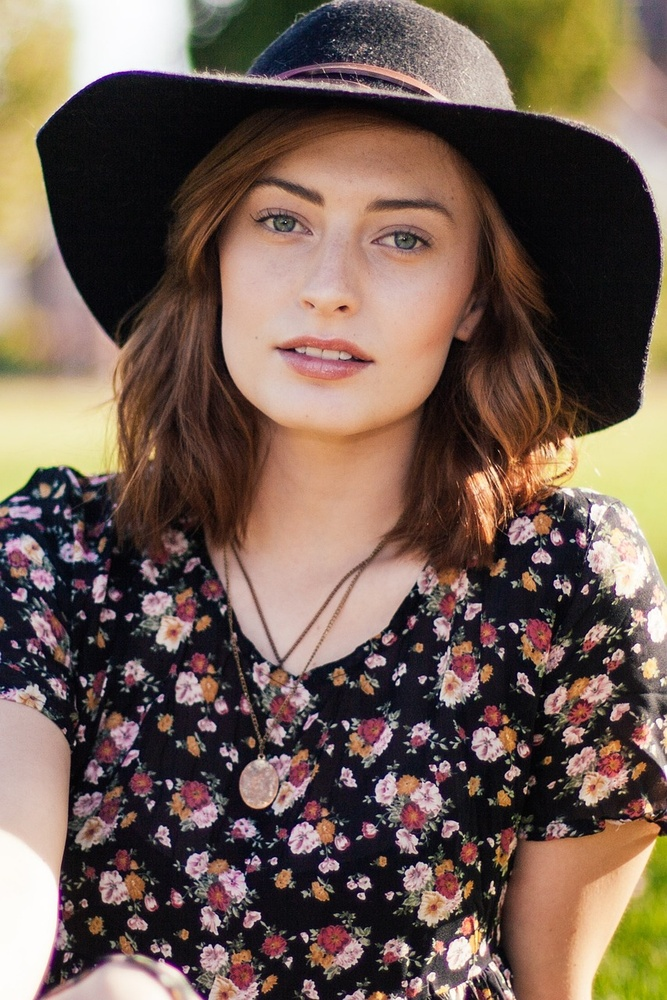
%> input picture matlab_kodları/woman.jpg, 667 x 1000 px, shrunk from 854 x 1280 before the run
$ octave u.m   (GNU Octave 9; MATLAB toolbox functions it lacks are replaced by stand-ins)
%> lines starting %> are read from the running program, lines starting %| are printed output that depends on the picture
orjinalresim = imread('woman.jpg');
%> orjinalresim is the input picture: size 1000x667x3 uint8; mean R, G, B 113.4, 93.4, 82.1
griresim = rgb2gray(orjinalresim);
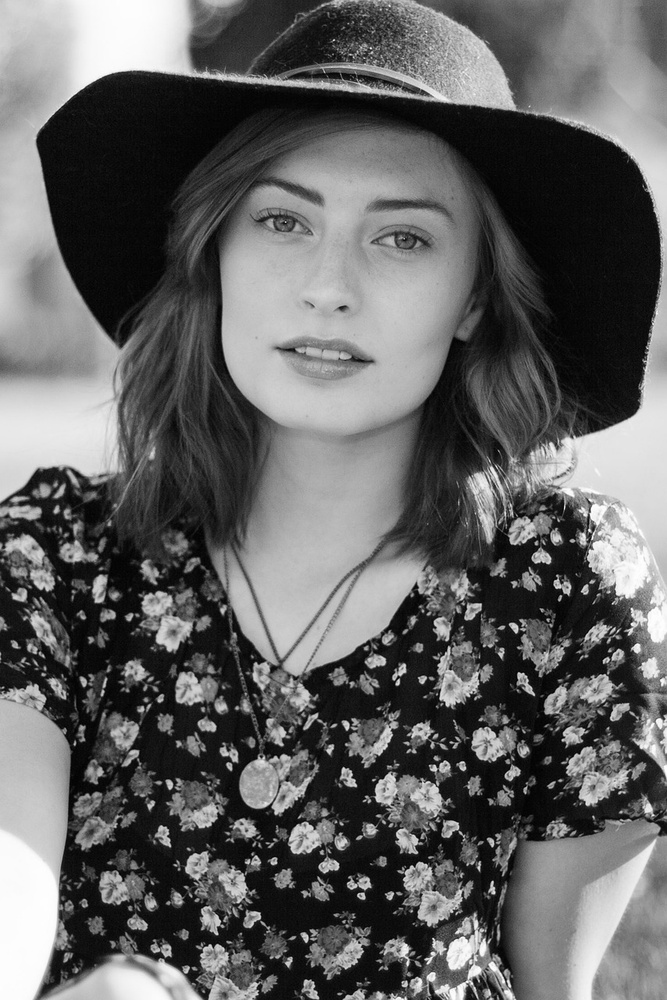
%> griresim: size 1000x667 uint8; min 0, max 255, mean 98.1
yeni_min = 0.3;
yeni_max = 0.7;
kontrastliresim = imadjust(griresim, [min(griresim(:))/255, max(griresim(:))/255], [yeni_min, yeni_max]);
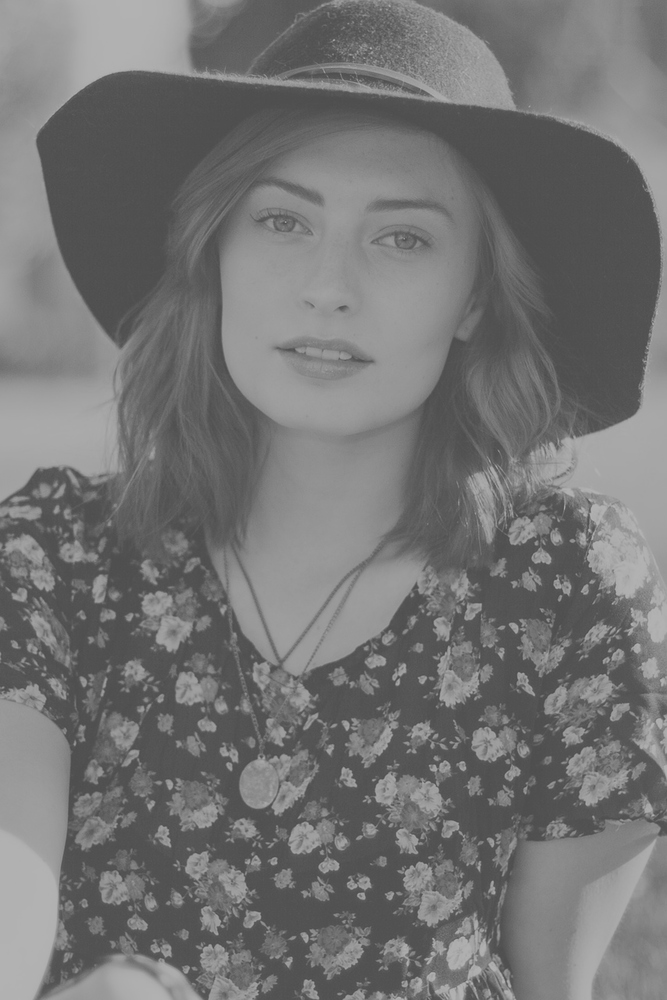
%> kontrastliresim: size 1000x667 uint8; min 77, max 179, mean 115.8
figure; subplot(1, 2, 1); imshow(griresim); title(' Gri Görüntü');
subplot(1, 2, 2); imshow(kontrastliresim); title('Kontrast Ayarlanmış Görüntü');

$ run again, with matlab_kodları/Plaka.jpg copied over matlab_kodları/woman.jpg
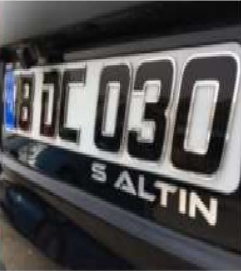
%> input picture matlab_kodları/Plaka.jpg, 241 x 271 px
%> orjinalresim is the input picture: size 271x241x3 uint8; mean R, G, B 82.2, 81.2, 81.8
%> `kontrastliresim = imadjust(griresim, [min(griresim(:))/255, max(grires..`:
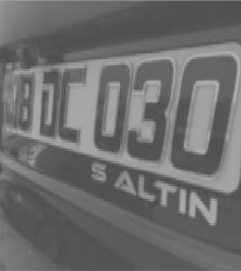
%> kontrastliresim: size 271x241 uint8; min 77, max 177, mean 109.2

$ run again, with matlab_kodları/cat.jpg copied over matlab_kodları/woman.jpg
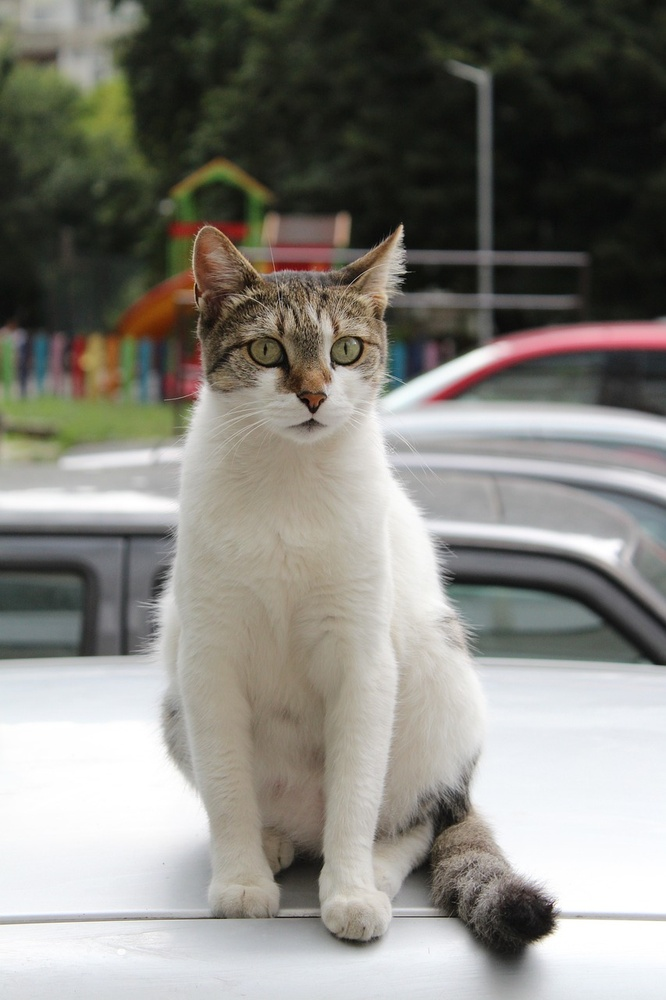
%> input picture matlab_kodları/cat.jpg, 666 x 1000 px, shrunk from 853 x 1280 before the run
%> orjinalresim is the input picture: size 1000x666x3 uint8; mean R, G, B 133.1, 131.6, 125.1
%> `griresim = rgb2gray(orjinalresim);`:
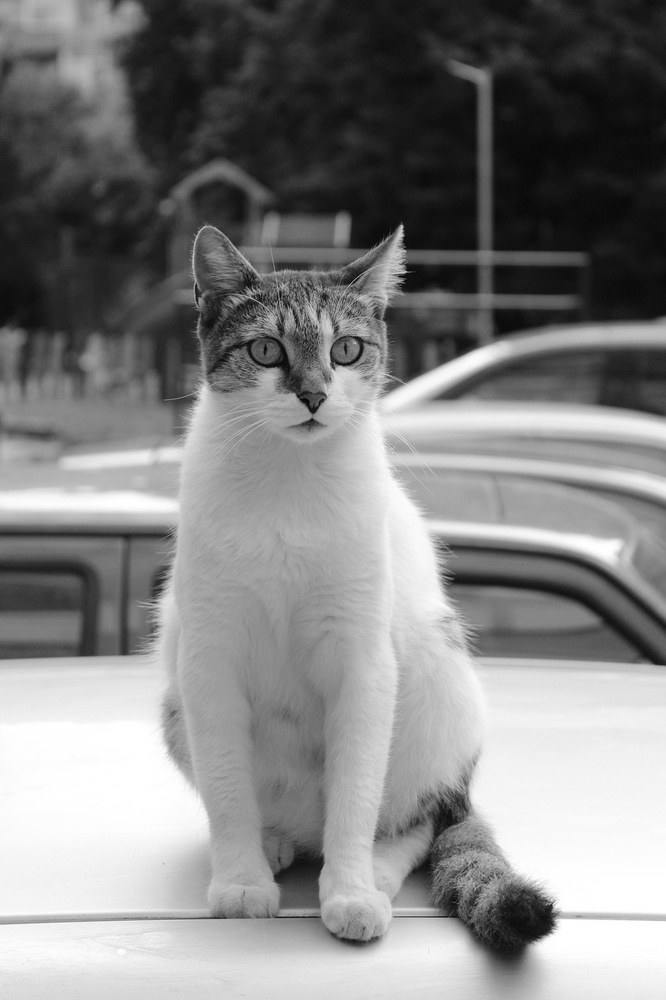
%> griresim: size 1000x666 uint8; min 0, max 255, mean 131.3
%> `kontrastliresim = imadjust(griresim, [min(griresim(:))/255, max(grires..`:
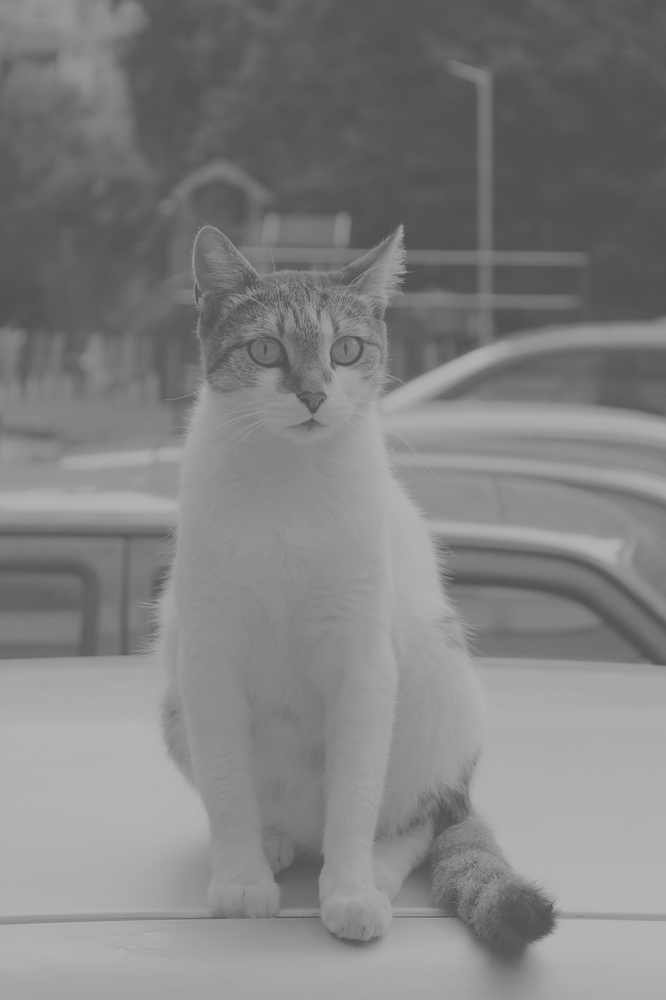
%> kontrastliresim: size 1000x666 uint8; min 77, max 179, mean 129
